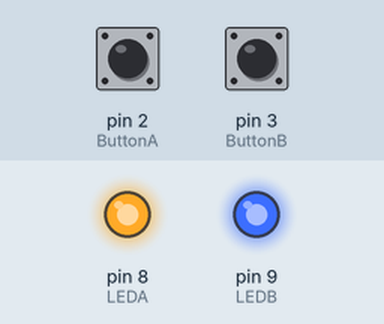
Bench run of a sketch on a simulated Arduino Uno, built with avr-gcc and run on an emulated ATmega328P. On the bench: output pins drawn as LEDs (lit = HIGH). Inputs (shaded band) come from the test bench; at power-on: pin 3 (ButtonB) HIGH, pin 2 (ButtonA) HIGH.

Above: at 2.3 s.
2.4 s: pin 3 (ButtonB) pulled LOW for 0.65 s
At 3.7 s:
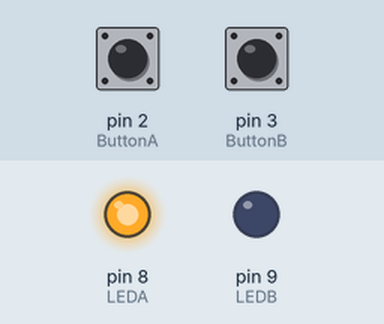
5.5 s: pin 3 (ButtonB) pulled LOW for 3.2 s
At 9.4 s:
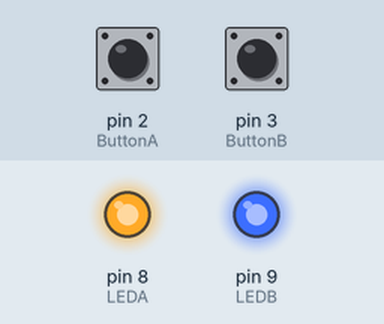
10.5 s: pin 2 (ButtonA) pulled LOW for 3.2 s
At 11.8 s:
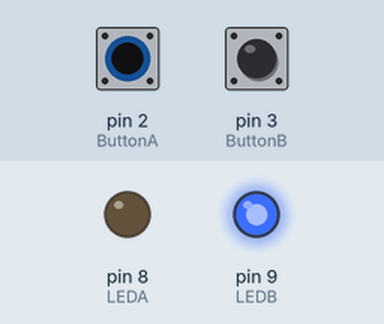
15.5 s: pin 2 (ButtonA) driven LOW and pin 3 (ButtonB) driven LOW
At 17.2 s:
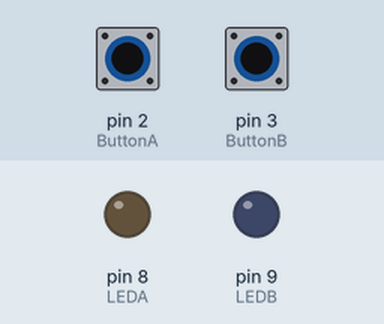
Timing chart, 0 to 18.5 s (numbered marks = the images above; inputs shaded):
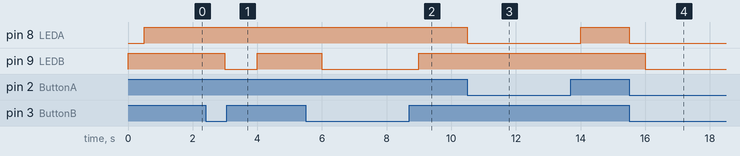

Measured:
- after the input at 2.4 s, pin 9 (LEDB): HIGH → LOW after 0.60 s, → HIGH 1.0 s later
- after the input at 5.5 s, pin 9 (LEDB): HIGH → LOW after 0.50 s, → HIGH 3.0 s later
- after the input at 10.5 s, pin 8 (LEDA): HIGH → LOW at once, → HIGH 3.5 s later
- after the input at 15.5 s, pin 8 (LEDA): HIGH → LOW at once; pin 9 (LEDB): HIGH → LOW after 0.50 s

The sketch:

Advance3-1.ino
```cpp
#include <TimerOne.h>
int timercount = 0; // Timer counter
const int ButtonA = 2;
const int LEDA    = 8;
const int ButtonB = 3;
const int LEDB    = 9;

void timer_int(){ // ISR (Interrupt Service Routine)
  int state = digitalRead(ButtonA);

  if (state == HIGH)
    digitalWrite(LEDA, HIGH);
  else
    digitalWrite(LEDA, LOW);
}
void setup() {
  Serial.begin(9600);

  pinMode(ButtonA, INPUT_PULLUP);
  pinMode(ButtonB, INPUT_PULLUP);

  pinMode(LEDA, OUTPUT);
  pinMode(LEDB, OUTPUT);

  Timer1.initialize(500000);
  Timer1.attachInterrupt(timer_int);
}
void loop(){
  int state = digitalRead(ButtonB);

  if (state == HIGH)
    digitalWrite(LEDB, HIGH);
  else
    digitalWrite(LEDB, LOW);

  delay(1000);
}
```
